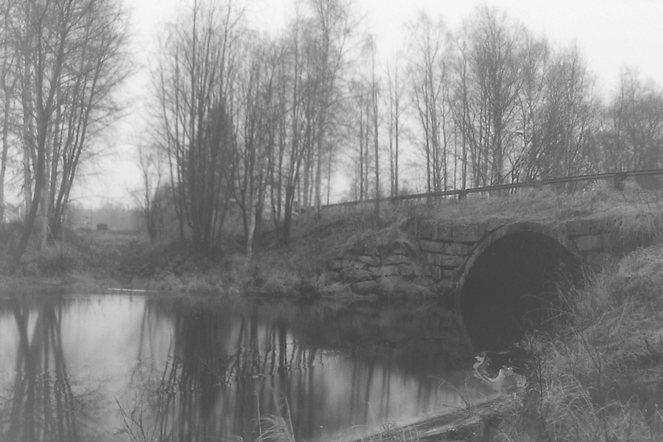
#> input picture homework3/low_contrast.png, 663 x 442 px, shrunk from 1400 x 933 before the run
$ python homework3.py   (older library calls are emulated)
#> lines starting #> are read from the running program, lines starting #| are printed output that depends on the picture
#> in main, img is the input picture: shape (442, 663, 3); min 64, max 249, mean 135
# -*- coding: utf-8 -*-
"""
Created on Sun Aug 28 14:12:20 2022

@author: sefun
"""
import math
import cv2
import matplotlib.pyplot as plt
import os
import numpy as np

class histogram_equalizor():
    def __init__(self, img):
        self.img = img
        self.set_image(img)
        #run transform
        img_res = self.hist_eq()
        self.set_image(img_res)
        self.original_hist = None
        self.equalized_hist = None

    def set_image(self,img):
        #self.img = cv2.normalize(img, None, alpha=0, beta=1, norm_type=cv2.NORM_MINMAX, dtype=cv2.CV_32F)
        self.img = np.array(img, dtype = np.uint8)

    def get_img(self):
        return self.img

    def empty_image(self):
        return np.zeros(self.img.shape).astype(np.uint8)

    def hist_eq(self):
        #STEP 1: Normalized cumulative histogram
        img_array = np.asarray(self.img)
        histogram_array = np.bincount(img_array.flatten(), minlength=256)
#> histogram_array = 256 values, max 10569 at index 98, min 0 at index 0, mean 3434.1
        num_pixels = np.sum(histogram_array)
#> num_pixels = 879138
        histogram_array = histogram_array/num_pixels
#> histogram_array = 256 values, max 0.012 at index 98, min 0 at index 0, mean 0.00391
        chistogram_array = np.cumsum(histogram_array)
#> chistogram_array = 256 values from 0 to 1

        #STEP 2: Pixel mapping lookup table
        transform_map = np.floor(255 * chistogram_array).astype(np.uint8)
#> transform_map = 256 values from 0 to 255

        #STEP 3: Transformation
        img_list = list(img_array.flatten())
#> img_list = 879138 items
        eq_img_list = [transform_map[p] for p in img_list]
#> eq_img_list = 879138 items
        new_img = np.reshape(np.asarray(eq_img_list), img_array.shape)
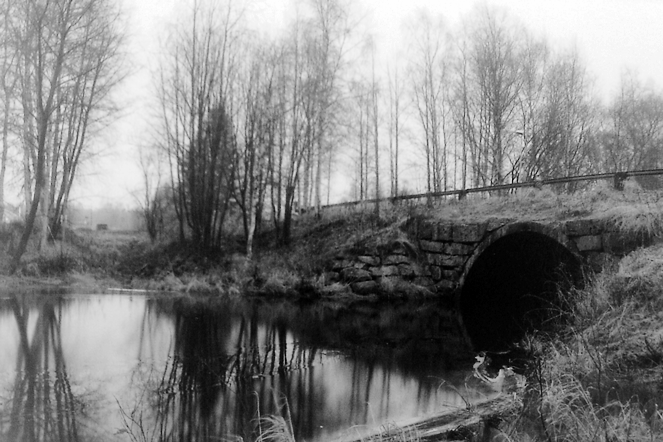
#> new_img: shape (442, 663, 3); min 0, max 255, mean 127.9
        return new_img

def main():
    path = "low_contrast.png"
    img = cv2.imread(path)
    # cv2.imshow("Low Contrast Image", img)
    # cv2.waitKey(0)
    # cv2.destroyAllWindows()
    ixf = histogram_equalizor(img)
    cv2.imshow(" Historgram Equalized LC Image", ixf.get_img())
    cv2.waitKey(0)
    cv2.destroyAllWindows()
    hist,bins = np.histogram(img.flatten(),256,[0,256])
#> hist = 256 values, max 10569 at index 98, min 0 at index 0, mean 3434.1; bins = 257 values from 0 to 256
    cdf = hist.cumsum()
#> cdf = 256 values from 0 to 879138
    cdf_normalized = cdf * float(hist.max()) / cdf.max()
#> cdf_normalized = 256 values from 0 to 10569
    plt.plot(cdf_normalized, color = 'b')
    plt.hist(img.flatten(),256,[0,256], color = 'r')
    plt.xlim([0,256])
    plt.legend(('cdf','orginal'), loc = 'upper left')
    plt.show()
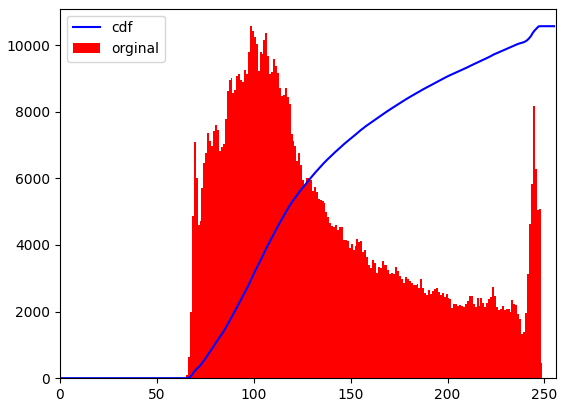
#> figure drawn by matplotlib, 1 panel; tallest bar 10569 high, from x = 98 to 99; curve peaks at x = 249, y = 10569

    path = "high_contrast.jpg"
    img = cv2.imread(path)
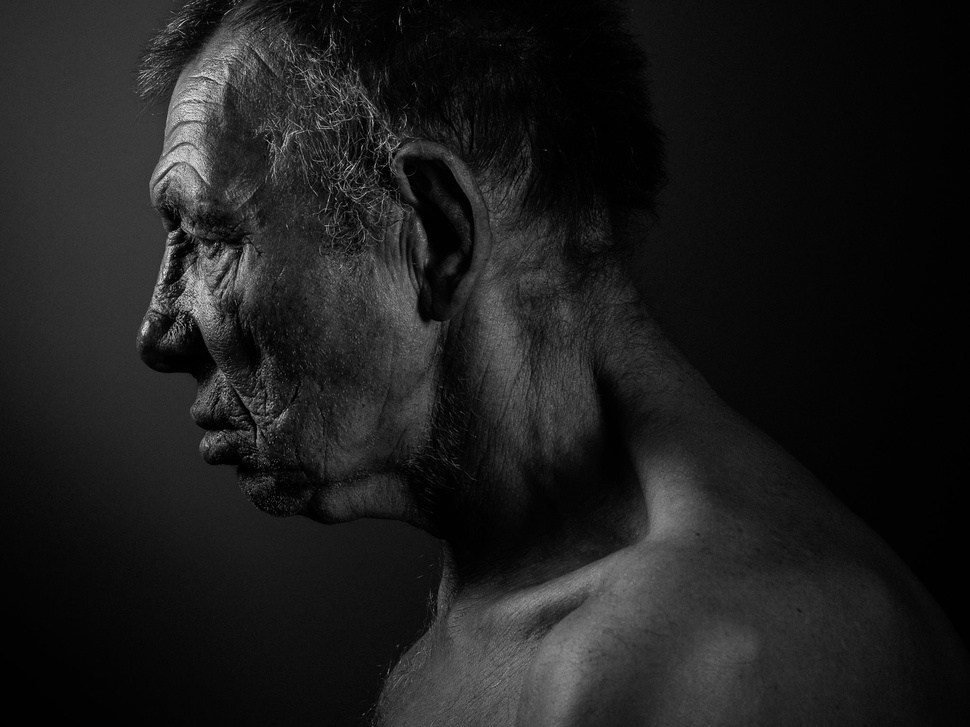
#> input picture homework3/high_contrast.jpg, 970 x 727 px, shrunk from 2048 x 1536 before the run
#> img is the input picture: shape (727, 970, 3); min 0, max 239, mean 29.1
    # [7 lines of commented-out code are left out]
    hist,bins = np.histogram(img.flatten(),256,[0,256])
#> hist = 256 values, max 122802 at index 2, min 0 at index 228, mean 8263.9
    cdf = hist.cumsum()
#> cdf = 256 values from 13767 to 2115570
    cdf_normalized = cdf * float(hist.max()) / cdf.max()
#> cdf_normalized = 256 values from 799.1 to 122802
    plt.plot(cdf_normalized, color = 'b')
    plt.hist(img.flatten(),256,[0,256], color = 'r')
    plt.xlim([0,256])
    plt.legend(('cdf','orginal'), loc = 'upper left')
    plt.show()
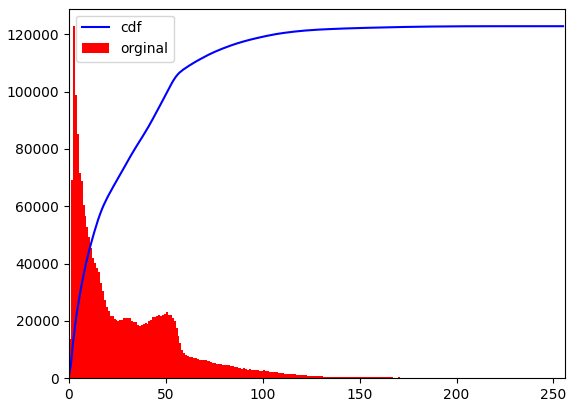
#> figure drawn by matplotlib, 1 panel; tallest bar 122802 high, from x = 2 to 3; curve peaks at x = 239, y = 122802

    path = "light_contrast.jpg"
    img = cv2.imread(path)
    # cv2.imshow("High Contrast Image", img)
    # cv2.waitKey(0)
    # cv2.destroyAllWindows()
    ixf = histogram_equalizor(img)
    cv2.imshow("Historgram Equalized LiC Image", ixf.get_img())
    cv2.waitKey(0)
    cv2.destroyAllWindows()
    hist,bins = np.histogram(img.flatten(),256,[0,256])
    cdf = hist.cumsum()
    cdf_normalized = cdf * float(hist.max()) / cdf.max()
    plt.plot(cdf_normalized, color = 'b')
    plt.hist(img.flatten(),256,[0,256], color = 'r')
    plt.xlim([0,256])
    plt.legend(('cdf','orginal'), loc = 'upper left')
    plt.show()


    path = "dark_contrast.jpg"
    img = cv2.imread(path)
    # cv2.imshow("High Contrast Image", img)
    # cv2.waitKey(0)
    # cv2.destroyAllWindows()
    ixf = histogram_equalizor(img)
    cv2.imshow("Historgram Equalized DC Image", ixf.get_img())
    cv2.waitKey(0)
    cv2.destroyAllWindows()
    hist,bins = np.histogram(img.flatten(),256,[0,256])
    cdf = hist.cumsum()
    cdf_normalized = cdf * float(hist.max()) / cdf.max()
    plt.plot(cdf_normalized, color = 'b')
    plt.hist(img.flatten(),256,[0,256], color = 'r')
    plt.xlim([0,256])
    plt.legend(('cdf','orginal'), loc = 'upper left')
    plt.show()


if __name__ == "__main__":
#> (the run stopped early here; a loop or call above may not have finished)
